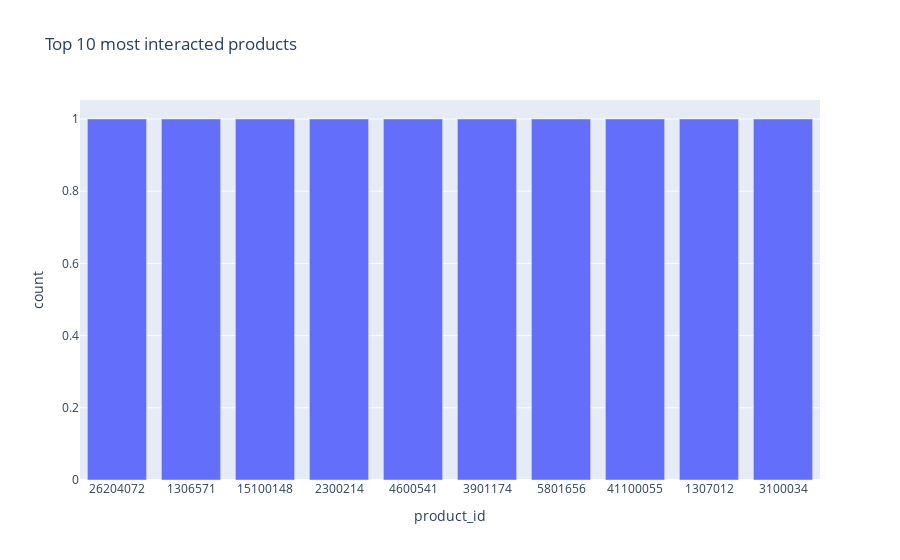

This figure's notebook cell:
### Code cell
# TODO BE DELTED -> find error why not equal to above
sdf_product_id_dist = sdf_raw.groupBy("product_id").count().orderBy("count")

px.bar(sdf_product_id_dist.limit(10).toPandas(), x='product_id', y='count', title="Top 10 most interacted products")

### Figure 1 — Plotly figure (JSON) as saved in the notebook; plotly's stock layout.template omitted (floating-point values rounded to 4 significant figures)
{"data": [{"alignmentgroup": "True", "hovertemplate": "product_id=%{x}<br>count=%{y}<extra></extra>", "legendgroup": "", "marker": {"color": "#636efa"}, "name": "", "offsetgroup": "", "orientation": "v", "showlegend": false, "textposition": "auto", "type": "bar", "x": ["26204072", "1306571", "15100148", "2300214", "4600541", "3901174", "5801656", "41100055", "1307012", "3100034"], "xaxis": "x", "y": [1, 1, 1, 1, 1, 1, 1, 1, 1, 1], "yaxis": "y"}], "layout": {"barmode": "relative", "legend": {"tracegroupgap": 0}, "title": {"text": "Top 10 most interacted products"}, "xaxis": {"anchor": "y", "domain": [0, 1], "title": {"text": "product_id"}}, "yaxis": {"anchor": "x", "domain": [0, 1], "title": {"text": "count"}}}}
